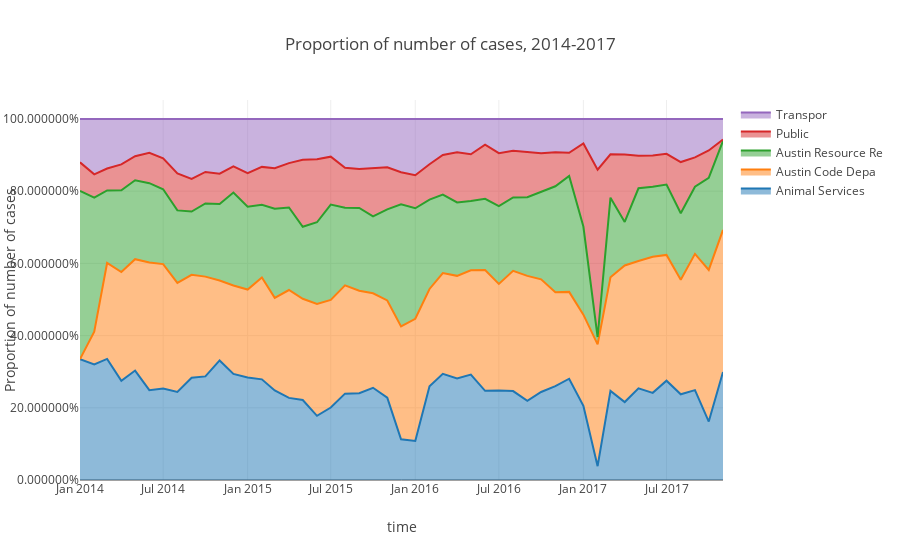

The cell this chart's notebook holds for it:
### Code cell
def createStackedPropArea(df, time, cols, hover, title, yaxisTitle): 
    PCcols = []
    traces = []
    
    stackedAreaDF = df.loc[:, ([time] + cols)]
    stackedAreaDF.fillna(0, inplace=True)
        
    stackedAreaDF['Total'] = stackedAreaDF[cols].sum(axis =1)
    
    for col in cols:
        stackedAreaDF["pc_"+str(col)] = stackedAreaDF[col] / stackedAreaDF['Total']
        PCcols.append("pc_"+str(col))
        
    stackedPCAreaDF = stackedAreaDF[PCcols].cumsum(axis=1)
    stackedAreaData = stackedAreaDF[PCcols + [time]].merge(stackedPCAreaDF[PCcols], 
                                        left_index = True,
                                         right_index = True,
                                        suffixes = ('_o','_c'))

    for col in PCcols:       
        stackedAreaData[col + '_t'] = "<b>" + str(col)[3:-6]  + "</b><br>" + str(hover) + stackedAreaData[col + "_o"].apply(lambda x:
            "{:.0%}".format(x))
        
        
        traces.append({'type' : 'scatter',
                      'x' : stackedAreaData[time],
                      'y' : stackedAreaData[col + "_c"],
                       'text' : stackedAreaData[col + "_t"],
                       'hoverinfo' : 'text+x',
                      'name' : col[3:-6],
                      'mode' : 'lines',
                      'fill' : 'tonexty'})
    
    data = Data(traces)
    layout = {'title' : title,
             'xaxis' : {'title' : time},
             'yaxis' : {'title' : yaxisTitle,
                       'tickformat' : '%'},
              'hovermode' : 'closest'}
    fig = Figure(data = data, layout = layout)
    pyo.iplot(fig)

    return stackedAreaData,fig
    
    
C02Prop = createStackedPropArea(temp, 'time', ['Animal Services Office', 'Austin Code Department',
       'Austin Resource Recovery', 'Public Works', 'Transportation'], 'Proportion of number of cases: ',
                            "Proportion of number of cases, 2014-2017", 'Proportion of number of cases')

### Figure 1 — Plotly figure (JSON) as saved in the notebook; plotly's stock layout.template omitted (floating-point values rounded to 4 significant figures)
{"data": [{"fill": "tonexty", "hoverinfo": "text+x", "mode": "lines", "name": "Animal Services ", "text": ["<b>Animal Services </b><br>Proportion of number of cases: 33%", "<b>Animal Services </b><br>Proportion of number of cases: 32%", "<b>Animal Services </b><br>Proportion of number of cases: 34%", "<b>Animal Services </b><br>Proportion of number of cases: 27%", "<b>Animal Services </b><br>Proportion of number of cases: 30%", "<b>Animal Services </b><br>Proportion of number of cases: 25%", "<b>Animal Services </b><br>Proportion of number of cases: 25%", "<b>Animal Services </b><br>Proportion of number of cases: 24%", "<b>Animal Services </b><br>Proportion of number of cases: 28%", "<b>Animal Services </b><br>Proportion of number of cases: 29%", "<b>Animal Services </b><br>Proportion of number of cases: 33%", "<b>Animal Services </b><br>Proportion of number of cases: 29%", "<b>Animal Services </b><br>Proportion of number of cases: 28%", "<b>Animal Services </b><br>Proportion of number of cases: 28%", "<b>Animal Services </b><br>Proportion of number of cases: 25%", "<b>Animal Services </b><br>Proportion of number of cases: 23%", "<b>Animal Services </b><br>Proportion of number of cases: 22%", "<b>Animal Services </b><br>Proportion of number of cases: 18%", "<b>Animal Services </b><br>Proportion of number of cases: 20%", "<b>Animal Services </b><br>Proportion of number of cases: 24%", "<b>Animal Services </b><br>Proportion of number of cases: 24%", "<b>Animal Services </b><br>Proportion of number of cases: 26%", "<b>Animal Services </b><br>Proportion of number of cases: 23%", "<b>Animal Services </b><br>Proportion of number of cases: 11%", "<b>Animal Services </b><br>Proportion of number of cases: 11%", "<b>Animal Services </b><br>Proportion of number of cases: 26%", "<b>Animal Services </b><br>Proportion of number of cases: 29%", "<b>Animal Services </b><br>Proportion of number of cases: 28%", "<b>Animal Services </b><br>Proportion of number of cases: 29%", "<b>Animal Services </b><br>Proportion of number of cases: 25%", "<b>Animal Services </b><br>Proportion of number of cases: 25%", "<b>Animal Services </b><br>Proportion of number of cases: 25%", "<b>Animal Services </b><br>Proportion of number of cases: 22%", "<b>Animal Services </b><br>Proportion of number of cases: 24%", "<b>Animal Services </b><br>Proportion of number of cases: 26%", "<b>Animal Services </b><br>Proportion of number of cases: 28%", "<b>Animal Services </b><br>Proportion of number of cases: 21%", "<b>Animal Services </b><br>Proportion of number of cases: 4%", "<b>Animal Services </b><br>Proportion of number of cases: 25%", "<b>Animal Services </b><br>Proportion of number of cases: 22%", "<b>Animal Services </b><br>Proportion of number of cases: 25%", "<b>Animal Services </b><br>Proportion of number of cases: 24%", "<b>Animal Services </b><br>Proportion of number of cases: 28%", "<b>Animal Services </b><br>Proportion of number of cases: 24%", "<b>Animal Services </b><br>Proportion of number of cases: 25%", "<b>Animal Services </b><br>Proportion of number of cases: 16%", "<b>Animal Services </b><br>Proportion of number of cases: 30%"], "type": "scatter", "x": ["2014-01-01", "2014-02-01", "2014-03-01", "2014-04-01", "2014-05-01", "2014-06-01", "2014-07-01", "2014-08-01", "2014-09-01", "2014-10-01", "2014-11-01", "2014-12-01", "2015-01-01", "2015-02-01", "2015-03-01", "2015-04-01", "2015-05-01", "2015-06-01", "2015-07-01", "2015-08-01", "2015-09-01", "2015-10-01", "2015-11-01", "2015-12-01", "2016-01-01", "2016-02-01", "2016-03-01", "2016-04-01", "2016-05-01", "2016-06-01", "2016-07-01", "2016-08-01", "2016-09-01", "2016-10-01", "2016-11-01", "2016-12-01", "2017-01-01", "2017-02-01", "2017-03-01", "2017-04-01", "2017-05-01", "2017-06-01", "2017-07-01", "2017-08-01", "2017-09-01", "2017-10-01", "2017-11-01"], "y": [0.3345, 0.3204, 0.3353, 0.2747, 0.3032, 0.2488, 0.2534, 0.2441, 0.2831, 0.2869, 0.3313, 0.294, 0.2837, 0.2788, 0.2479, 0.2275, 0.2217, 0.1778, 0.2007, 0.2393, 0.2404, 0.2554, 0.2278, 0.1126, 0.108, 0.2595, 0.2939, 0.2812, 0.2922, 0.247, 0.2482, 0.2463, 0.2193, 0.2437, 0.2598, 0.2805, 0.2053, 0.03833, 0.2468, 0.2159, 0.2541, 0.2414, 0.2751, 0.2374, 0.249, 0.1618, 0.2994]}, {"fill": "tonexty", "hoverinfo": "text+x", "mode": "lines", "name": "Austin Code Depa", "text": ["<b>Austin Code Depa</b><br>Proportion of number of cases: 0%", "<b>Austin Code Depa</b><br>Proportion of number of cases: 9%", "<b>Austin Code Depa</b><br>Proportion of number of cases: 27%", "<b>Austin Code Depa</b><br>Proportion of number of cases: 30%", "<b>Austin Code Depa</b><br>Proportion of number of cases: 31%", "<b>Austin Code Depa</b><br>Proportion of number of cases: 35%", "<b>Austin Code Depa</b><br>Proportion of number of cases: 34%", "<b>Austin Code Depa</b><br>Proportion of number of cases: 30%", "<b>Austin Code Depa</b><br>Proportion of number of cases: 29%", "<b>Austin Code Depa</b><br>Proportion of number of cases: 28%", "<b>Austin Code Depa</b><br>Proportion of number of cases: 22%", "<b>Austin Code Depa</b><br>Proportion of number of cases: 24%", "<b>Austin Code Depa</b><br>Proportion of number of cases: 24%", "<b>Austin Code Depa</b><br>Proportion of number of cases: 28%", "<b>Austin Code Depa</b><br>Proportion of number of cases: 26%", "<b>Austin Code Depa</b><br>Proportion of number of cases: 30%", "<b>Austin Code Depa</b><br>Proportion of number of cases: 28%", "<b>Austin Code Depa</b><br>Proportion of number of cases: 31%", "<b>Austin Code Depa</b><br>Proportion of number of cases: 30%", "<b>Austin Code Depa</b><br>Proportion of number of cases: 30%", "<b>Austin Code Depa</b><br>Proportion of number of cases: 28%", "<b>Austin Code Depa</b><br>Proportion of number of cases: 26%", "<b>Austin Code Depa</b><br>Proportion of number of cases: 27%", "<b>Austin Code Depa</b><br>Proportion of number of cases: 31%", "<b>Austin Code Depa</b><br>Proportion of number of cases: 34%", "<b>Austin Code Depa</b><br>Proportion of number of cases: 27%", "<b>Austin Code Depa</b><br>Proportion of number of cases: 28%", "<b>Austin Code Depa</b><br>Proportion of number of cases: 28%", "<b>Austin Code Depa</b><br>Proportion of number of cases: 29%", "<b>Austin Code Depa</b><br>Proportion of number of cases: 33%", "<b>Austin Code Depa</b><br>Proportion of number of cases: 29%", "<b>Austin Code Depa</b><br>Proportion of number of cases: 33%", "<b>Austin Code Depa</b><br>Proportion of number of cases: 35%", "<b>Austin Code Depa</b><br>Proportion of number of cases: 31%", "<b>Austin Code Depa</b><br>Proportion of number of cases: 26%", "<b>Austin Code Depa</b><br>Proportion of number of cases: 24%", "<b>Austin Code Depa</b><br>Proportion of number of cases: 25%", "<b>Austin Code Depa</b><br>Proportion of number of cases: 34%", "<b>Austin Code Depa</b><br>Proportion of number of cases: 31%", "<b>Austin Code Depa</b><br>Proportion of number of cases: 38%", "<b>Austin Code Depa</b><br>Proportion of number of cases: 35%", "<b>Austin Code Depa</b><br>Proportion of number of cases: 38%", "<b>Austin Code Depa</b><br>Proportion of number of cases: 35%", "<b>Austin Code Depa</b><br>Proportion of number of cases: 32%", "<b>Austin Code Depa</b><br>Proportion of number of cases: 38%", "<b>Austin Code Depa</b><br>Proportion of number of cases: 42%", "<b>Austin Code Depa</b><br>Proportion of number of cases: 39%"], "type": "scatter", "x": ["2014-01-01", "2014-02-01", "2014-03-01", "2014-04-01", "2014-05-01", "2014-06-01", "2014-07-01", "2014-08-01", "2014-09-01", "2014-10-01", "2014-11-01", "2014-12-01", "2015-01-01", "2015-02-01", "2015-03-01", "2015-04-01", "2015-05-01", "2015-06-01", "2015-07-01", "2015-08-01", "2015-09-01", "2015-10-01", "2015-11-01", "2015-12-01", "2016-01-01", "2016-02-01", "2016-03-01", "2016-04-01", "2016-05-01", "2016-06-01", "2016-07-01", "2016-08-01", "2016-09-01", "2016-10-01", "2016-11-01", "2016-12-01", "2017-01-01", "2017-02-01", "2017-03-01", "2017-04-01", "2017-05-01", "2017-06-01", "2017-07-01", "2017-08-01", "2017-09-01", "2017-10-01", "2017-11-01"], "y": [0.3347, 0.4108, 0.6011, 0.5762, 0.6116, 0.6023, 0.598, 0.5458, 0.5683, 0.5634, 0.5526, 0.5387, 0.5275, 0.5607, 0.5046, 0.5263, 0.502, 0.4879, 0.4987, 0.5391, 0.5243, 0.5173, 0.4974, 0.4254, 0.4467, 0.5292, 0.5732, 0.5655, 0.581, 0.5815, 0.5431, 0.5793, 0.5655, 0.5557, 0.52, 0.5211, 0.4581, 0.3756, 0.5617, 0.5942, 0.6065, 0.6184, 0.6236, 0.5545, 0.6264, 0.5819, 0.6928]}, {"fill": "tonexty", "hoverinfo": "text+x", "mode": "lines", "name": "Austin Resource Re", "text": ["<b>Austin Resource Re</b><br>Proportion of number of cases: 47%", "<b>Austin Resource Re</b><br>Proportion of number of cases: 37%", "<b>Austin Resource Re</b><br>Proportion of number of cases: 20%", "<b>Austin Resource Re</b><br>Proportion of number of cases: 23%", "<b>Austin Resource Re</b><br>Proportion of number of cases: 22%", "<b>Austin Resource Re</b><br>Proportion of number of cases: 22%", "<b>Austin Resource Re</b><br>Proportion of number of cases: 21%", "<b>Austin Resource Re</b><br>Proportion of number of cases: 20%", "<b>Austin Resource Re</b><br>Proportion of number of cases: 18%", "<b>Austin Resource Re</b><br>Proportion of number of cases: 20%", "<b>Austin Resource Re</b><br>Proportion of number of cases: 21%", "<b>Austin Resource Re</b><br>Proportion of number of cases: 26%", "<b>Austin Resource Re</b><br>Proportion of number of cases: 23%", "<b>Austin Resource Re</b><br>Proportion of number of cases: 20%", "<b>Austin Resource Re</b><br>Proportion of number of cases: 25%", "<b>Austin Resource Re</b><br>Proportion of number of cases: 23%", "<b>Austin Resource Re</b><br>Proportion of number of cases: 20%", "<b>Austin Resource Re</b><br>Proportion of number of cases: 23%", "<b>Austin Resource Re</b><br>Proportion of number of cases: 26%", "<b>Austin Resource Re</b><br>Proportion of number of cases: 22%", "<b>Austin Resource Re</b><br>Proportion of number of cases: 23%", "<b>Austin Resource Re</b><br>Proportion of number of cases: 21%", "<b>Austin Resource Re</b><br>Proportion of number of cases: 25%", "<b>Austin Resource Re</b><br>Proportion of number of cases: 34%", "<b>Austin Resource Re</b><br>Proportion of number of cases: 31%", "<b>Austin Resource Re</b><br>Proportion of number of cases: 25%", "<b>Austin Resource Re</b><br>Proportion of number of cases: 22%", "<b>Austin Resource Re</b><br>Proportion of number of cases: 20%", "<b>Austin Resource Re</b><br>Proportion of number of cases: 19%", "<b>Austin Resource Re</b><br>Proportion of number of cases: 20%", "<b>Austin Resource Re</b><br>Proportion of number of cases: 22%", "<b>Austin Resource Re</b><br>Proportion of number of cases: 20%", "<b>Austin Resource Re</b><br>Proportion of number of cases: 22%", "<b>Austin Resource Re</b><br>Proportion of number of cases: 24%", "<b>Austin Resource Re</b><br>Proportion of number of cases: 29%", "<b>Austin Resource Re</b><br>Proportion of number of cases: 32%", "<b>Austin Resource Re</b><br>Proportion of number of cases: 24%", "<b>Austin Resource Re</b><br>Proportion of number of cases: 2%", "<b>Austin Resource Re</b><br>Proportion of number of cases: 22%", "<b>Austin Resource Re</b><br>Proportion of number of cases: 12%", "<b>Austin Resource Re</b><br>Proportion of number of cases: 20%", "<b>Austin Resource Re</b><br>Proportion of number of cases: 19%", "<b>Austin Resource Re</b><br>Proportion of number of cases: 19%", "<b>Austin Resource Re</b><br>Proportion of number of cases: 18%", "<b>Austin Resource Re</b><br>Proportion of number of cases: 19%", "<b>Austin Resource Re</b><br>Proportion of number of cases: 26%", "<b>Austin Resource Re</b><br>Proportion of number of cases: 25%"], "type": "scatter", "x": ["2014-01-01", "2014-02-01", "2014-03-01", "2014-04-01", "2014-05-01", "2014-06-01", "2014-07-01", "2014-08-01", "2014-09-01", "2014-10-01", "2014-11-01", "2014-12-01", "2015-01-01", "2015-02-01", "2015-03-01", "2015-04-01", "2015-05-01", "2015-06-01", "2015-07-01", "2015-08-01", "2015-09-01", "2015-10-01", "2015-11-01", "2015-12-01", "2016-01-01", "2016-02-01", "2016-03-01", "2016-04-01", "2016-05-01", "2016-06-01", "2016-07-01", "2016-08-01", "2016-09-01", "2016-10-01", "2016-11-01", "2016-12-01", "2017-01-01", "2017-02-01", "2017-03-01", "2017-04-01", "2017-05-01", "2017-06-01", "2017-07-01", "2017-08-01", "2017-09-01", "2017-10-01", "2017-11-01"], "y": [0.8008, 0.7823, 0.8022, 0.8025, 0.8302, 0.8222, 0.8055, 0.7469, 0.7438, 0.766, 0.7648, 0.7963, 0.7568, 0.7623, 0.7516, 0.7549, 0.7013, 0.714, 0.7631, 0.7542, 0.7535, 0.7303, 0.7497, 0.7638, 0.7528, 0.7766, 0.7905, 0.7688, 0.7727, 0.7789, 0.7586, 0.7829, 0.7834, 0.7992, 0.8136, 0.8421, 0.7021, 0.3961, 0.7821, 0.7148, 0.8081, 0.8126, 0.8185, 0.7388, 0.8125, 0.8372, 0.9391]}, {"fill": "tonexty", "hoverinfo": "text+x", "mode": "lines", "name": "Public", "text": ["<b>Public</b><br>Proportion of number of cases: 8%", "<b>Public</b><br>Proportion of number of cases: 6%", "<b>Public</b><br>Proportion of number of cases: 6%", "<b>Public</b><br>Proportion of number of cases: 7%", "<b>Public</b><br>Proportion of number of cases: 7%", "<b>Public</b><br>Proportion of number of cases: 8%", "<b>Public</b><br>Proportion of number of cases: 9%", "<b>Public</b><br>Proportion of number of cases: 10%", "<b>Public</b><br>Proportion of number of cases: 9%", "<b>Public</b><br>Proportion of number of cases: 9%", "<b>Public</b><br>Proportion of number of cases: 8%", "<b>Public</b><br>Proportion of number of cases: 7%", "<b>Public</b><br>Proportion of number of cases: 9%", "<b>Public</b><br>Proportion of number of cases: 11%", "<b>Public</b><br>Proportion of number of cases: 11%", "<b>Public</b><br>Proportion of number of cases: 12%", "<b>Public</b><br>Proportion of number of cases: 19%", "<b>Public</b><br>Proportion of number of cases: 17%", "<b>Public</b><br>Proportion of number of cases: 13%", "<b>Public</b><br>Proportion of number of cases: 11%", "<b>Public</b><br>Proportion of number of cases: 11%", "<b>Public</b><br>Proportion of number of cases: 13%", "<b>Public</b><br>Proportion of number of cases: 12%", "<b>Public</b><br>Proportion of number of cases: 9%", "<b>Public</b><br>Proportion of number of cases: 9%", "<b>Public</b><br>Proportion of number of cases: 10%", "<b>Public</b><br>Proportion of number of cases: 11%", "<b>Public</b><br>Proportion of number of cases: 14%", "<b>Public</b><br>Proportion of number of cases: 13%", "<b>Public</b><br>Proportion of number of cases: 15%", "<b>Public</b><br>Proportion of number of cases: 15%", "<b>Public</b><br>Proportion of number of cases: 13%", "<b>Public</b><br>Proportion of number of cases: 13%", "<b>Public</b><br>Proportion of number of cases: 11%", "<b>Public</b><br>Proportion of number of cases: 9%", "<b>Public</b><br>Proportion of number of cases: 6%", "<b>Public</b><br>Proportion of number of cases: 23%", "<b>Public</b><br>Proportion of number of cases: 46%", "<b>Public</b><br>Proportion of number of cases: 12%", "<b>Public</b><br>Proportion of number of cases: 19%", "<b>Public</b><br>Proportion of number of cases: 9%", "<b>Public</b><br>Proportion of number of cases: 9%", "<b>Public</b><br>Proportion of number of cases: 9%", "<b>Public</b><br>Proportion of number of cases: 14%", "<b>Public</b><br>Proportion of number of cases: 8%", "<b>Public</b><br>Proportion of number of cases: 8%", "<b>Public</b><br>Proportion of number of cases: 0%"], "type": "scatter", "x": ["2014-01-01", "2014-02-01", "2014-03-01", "2014-04-01", "2014-05-01", "2014-06-01", "2014-07-01", "2014-08-01", "2014-09-01", "2014-10-01", "2014-11-01", "2014-12-01", "2015-01-01", "2015-02-01", "2015-03-01", "2015-04-01", "2015-05-01", "2015-06-01", "2015-07-01", "2015-08-01", "2015-09-01", "2015-10-01", "2015-11-01", "2015-12-01", "2016-01-01", "2016-02-01", "2016-03-01", "2016-04-01", "2016-05-01", "2016-06-01", "2016-07-01", "2016-08-01", "2016-09-01", "2016-10-01", "2016-11-01", "2016-12-01", "2017-01-01", "2017-02-01", "2017-03-01", "2017-04-01", "2017-05-01", "2017-06-01", "2017-07-01", "2017-08-01", "2017-09-01", "2017-10-01", "2017-11-01"], "y": [0.88, 0.8466, 0.8628, 0.8743, 0.8971, 0.9065, 0.8913, 0.8492, 0.8341, 0.8533, 0.8487, 0.8685, 0.8499, 0.8673, 0.8638, 0.8778, 0.8868, 0.8883, 0.8957, 0.8651, 0.8618, 0.8641, 0.8665, 0.8523, 0.8442, 0.8748, 0.9004, 0.9079, 0.9024, 0.9291, 0.9054, 0.9121, 0.9088, 0.9048, 0.9077, 0.9066, 0.9324, 0.8595, 0.9024, 0.9016, 0.8985, 0.8992, 0.9036, 0.8807, 0.8937, 0.9127, 0.943]}, {"fill": "tonexty", "hoverinfo": "text+x", "mode": "lines", "name": "Transpor", "text": ["<b>Transpor</b><br>Proportion of number of cases: 12%", "<b>Transpor</b><br>Proportion of number of cases: 15%", "<b>Transpor</b><br>Proportion of number of cases: 14%", "<b>Transpor</b><br>Proportion of number of cases: 13%", "<b>Transpor</b><br>Proportion of number of cases: 10%", "<b>Transpor</b><br>Proportion of number of cases: 9%", "<b>Transpor</b><br>Proportion of number of cases: 11%", "<b>Transpor</b><br>Proportion of number of cases: 15%", "<b>Transpor</b><br>Proportion of number of cases: 17%", "<b>Transpor</b><br>Proportion of number of cases: 15%", "<b>Transpor</b><br>Proportion of number of cases: 15%", "<b>Transpor</b><br>Proportion of number of cases: 13%", "<b>Transpor</b><br>Proportion of number of cases: 15%", "<b>Transpor</b><br>Proportion of number of cases: 13%", "<b>Transpor</b><br>Proportion of number of cases: 14%", "<b>Transpor</b><br>Proportion of number of cases: 12%", "<b>Transpor</b><br>Proportion of number of cases: 11%", "<b>Transpor</b><br>Proportion of number of cases: 11%", "<b>Transpor</b><br>Proportion of number of cases: 10%", "<b>Transpor</b><br>Proportion of number of cases: 13%", "<b>Transpor</b><br>Proportion of number of cases: 14%", "<b>Transpor</b><br>Proportion of number of cases: 14%", "<b>Transpor</b><br>Proportion of number of cases: 13%", "<b>Transpor</b><br>Proportion of number of cases: 15%", "<b>Transpor</b><br>Proportion of number of cases: 16%", "<b>Transpor</b><br>Proportion of number of cases: 13%", "<b>Transpor</b><br>Proportion of number of cases: 10%", "<b>Transpor</b><br>Proportion of number of cases: 9%", "<b>Transpor</b><br>Proportion of number of cases: 10%", "<b>Transpor</b><br>Proportion of number of cases: 7%", "<b>Transpor</b><br>Proportion of number of cases: 9%", "<b>Transpor</b><br>Proportion of number of cases: 9%", "<b>Transpor</b><br>Proportion of number of cases: 9%", "<b>Transpor</b><br>Proportion of number of cases: 10%", "<b>Transpor</b><br>Proportion of number of cases: 9%", "<b>Transpor</b><br>Proportion of number of cases: 9%", "<b>Transpor</b><br>Proportion of number of cases: 7%", "<b>Transpor</b><br>Proportion of number of cases: 14%", "<b>Transpor</b><br>Proportion of number of cases: 10%", "<b>Transpor</b><br>Proportion of number of cases: 10%", "<b>Transpor</b><br>Proportion of number of cases: 10%", "<b>Transpor</b><br>Proportion of number of cases: 10%", "<b>Transpor</b><br>Proportion of number of cases: 10%", "<b>Transpor</b><br>Proportion of number of cases: 12%", "<b>Transpor</b><br>Proportion of number of cases: 11%", "<b>Transpor</b><br>Proportion of number of cases: 9%", "<b>Transpor</b><br>Proportion of number of cases: 6%"], "type": "scatter", "x": ["2014-01-01", "2014-02-01", "2014-03-01", "2014-04-01", "2014-05-01", "2014-06-01", "2014-07-01", "2014-08-01", "2014-09-01", "2014-10-01", "2014-11-01", "2014-12-01", "2015-01-01", "2015-02-01", "2015-03-01", "2015-04-01", "2015-05-01", "2015-06-01", "2015-07-01", "2015-08-01", "2015-09-01", "2015-10-01", "2015-11-01", "2015-12-01", "2016-01-01", "2016-02-01", "2016-03-01", "2016-04-01", "2016-05-01", "2016-06-01", "2016-07-01", "2016-08-01", "2016-09-01", "2016-10-01", "2016-11-01", "2016-12-01", "2017-01-01", "2017-02-01", "2017-03-01", "2017-04-01", "2017-05-01", "2017-06-01", "2017-07-01", "2017-08-01", "2017-09-01", "2017-10-01", "2017-11-01"], "y": [1, 1, 1, 1, 1, 1.0, 1.0, 1, 1, 1, 1, 1, 1, 1, 1, 1, 1, 1, 1, 1, 1, 1, 1, 1, 1, 1, 1, 1, 1, 1, 1.0, 1, 1, 1, 1, 1, 1, 1, 1, 1, 1, 1, 1, 1, 1, 1, 1]}], "layout": {"hovermode": "closest", "title": "Proportion of number of cases, 2014-2017", "xaxis": {"title": "time"}, "yaxis": {"tickformat": "%", "title": "Proportion of number of cases"}}}
